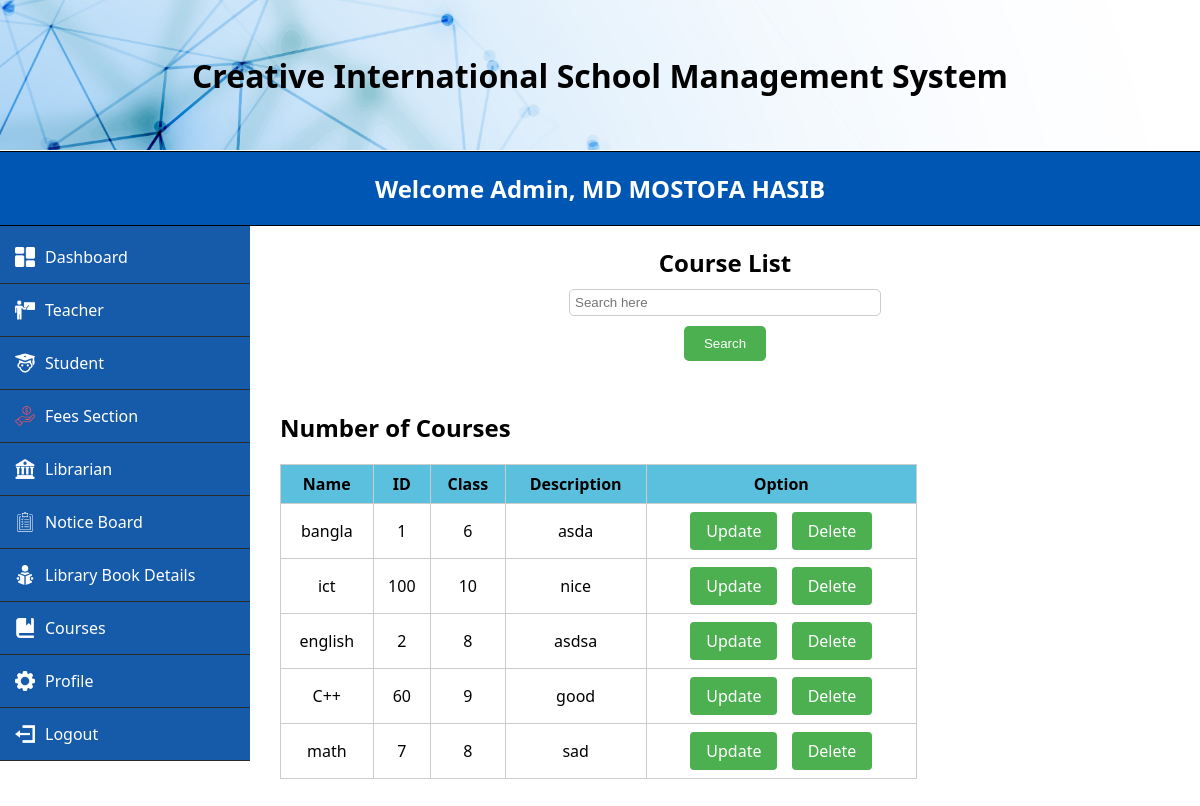
Screenshot of /MVC/Views/viewCourse.php (signed in) with the database file from the repository.
### tables this page shows
CREATE TABLE `course` (
  `id` varchar(100) NOT NULL,
  `name` varchar(100) NOT NULL,
  `class` varchar(100) NOT NULL,
  `description` varchar(100) NOT NULL
);

### MVC/Models/userModel.php (called while the page is built, shortened)
<?php
function getAllCourses() {
    $conn = conn();
    $sql = "SELECT * FROM course";
    $result = $conn->query($sql);
    $courses = [];
    if ($result->num_rows > 0) {
        while($row = $result->fetch_assoc()) {
            $courses[] = $row;
        }
    }
    return $courses;
}
?>

### MVC/Views/viewCourse.php (the view, shortened to what this page needs)
<?php
    require_once('../Models/userModel.php');
    $courses = getAllCourses();
?>
<!DOCTYPE html>
<html lang="en">
<head>
    <link rel="stylesheet" href="../../css/adminStyle.css">
    <link rel="stylesheet" href="../../css/addTeacher.css">
</head>
<body>
    <div class="header">
        <h1>Creative International School Management System</h1>
    </div>
    <div class="brand-name">
        <h1>Welcome Admin, <?php echo $_SESSION['name']; ?></h1>
    </div>
    <form action="">
    <div class="side-menu">
        <ul>
            <li><a href="adminDash.php"><img src="../../images/dashboard (2).png" alt=""> Dashboard</a></li>
			<li class="dropdown">
                <a href="addTeacher.php"><img src="../../images/teacher2.png" alt=""> Teacher</a>
            </li>
			<li class="dropdown">
                <a href="addStudent.php"><img src="../../images/student-32.png" alt=""> Student</a>
            </li>
            <li><a href="fees.php"><img src="../../images/income.png" alt=""> Fees Section</a></li>
			<li class="dropdown">
                <a href="addLibrarian.php"><img src="../../images/library-32.png" alt=""> Librarian</a>
            </li>
            <li><a href="noticePost.php"><img src="../../images/clipboard-2-32.png" alt=""> Notice Board</a></li>
            <li><a href="libraryBookInfo.php"><img src="../../images/reading-book (1).png" alt=""> Library Book Details</a></li>
            <li class="dropdown">
                <a href="../Controllers/addCourseController.php"><img src="../../images/book-2-32.png" alt=""> Courses</a>
            </li>
            <li class="dropdown">
                <a href="viewProfile.php"><img src="../../images/settings.png" alt=""> Profile</a>
            </li>
            <li><a href="../Controllers/logout.php"><img src="../../images/account-logout-32.png" alt=""> Logout</a></li>
        </ul>
    </div>
    </form>
    <div class="search-container">
        <h2>Course List</h2>
        <input type="text" name="name" id="name" placeholder="Search here" onkeyup="ajax()" />
        <input type="button" name="" value="Search">
    </div>
    <div class="content">
        <div class="dashboard-table">
            <h2 style="text-align: left;">Number of Courses</h2>
            <table id="courseTable">
                <thead>
                    <tr>
                        <th>Name</th>
                        <th>ID</th>
                        <th>Class</th>
                        <th>Description</th>
                        <th>Option</th>
                    </tr>
                </thead>
                <tbody>
                    <?php foreach ($courses as $course): ?>
                        <tr>
                            <td><?php echo $course['name']; ?></td>
                            <td><?php echo $course['id']; ?></td>
                            <td><?php echo $course['class']; ?></td>
                            <td><?php echo $course['description']; ?></td>
                            <td>
                                <a href="editCourse.php?id=<?php echo $course['id']; ?>">Update</a>
                                <a href="../Controllers/deleteCourseCheckController.php?id=<?php echo $course['id']; ?>" onclick="return confirm('Are you sure you want to delete this course?');">Delete</a>
                            </td>
                        </tr>
                    <?php endforeach; ?>
                </tbody>
            </table>
        </div>
    </div>
</body>
</html>

### css/adminStyle.css (style rules this page uses)
body { font-family: 'Segoe UI', Tahoma, Geneva, Verdana, sans-serif; margin: 0; padding: 0; }
.header { width: 100%; height: 150px; background-image: url('../images/loginBackground.jpg'); background-size: cover; background-repeat: no-repeat; background-position: center; display: flex; justify-content: center; align-items: center; margin-bottom: 1px; }
.brand-name { padding: 20px; display: flex; justify-content: center; align-items: center; background-color: #0056b3; border-bottom: 1px solid black; border-top: 1px solid black; }
.brand-name h1 { font-size: 24px; margin: 0; color: #fff; }
.side-menu { width: 250px; background-color: #165aaa; padding-top: 5px; padding-left: 0px; transition: left 0.3s ease; text-align: center; }
ul { list-style-type: none; padding-left: 0px; margin: 0; text-align: center; }
li { padding: 15px; border-bottom: 0.5px solid #2a2a2a; transition: background-color 0.3s ease; text-align: center; }
li a { color: #fff; text-decoration: none; display: flex; align-items: center; }
li img { margin-right: 10px; width: 20px; }
.content { flex-grow: 1; padding: 20px; }

### css/addTeacher.css (style rules this page uses)
.dashboard-table { margin-bottom: 20px; float: center; max-width: 70%; margin-right: 20px; }
.dashboard-table table { width: 100%; border-collapse: collapse; }
.dashboard-table th, .dashboard-table td { border: 1px solid #ccc; padding: 8px; }
.dashboard-table th { background-color: #5bc0de; text-align: center; }
.dashboard-table tbody tr:nth-child(even) { background-color: #5bc0de; }
.brand-name { padding: 20px; display: flex; justify-content: center; align-items: center; background-color: #0056b3; border-bottom: 1px solid black; border-top: 1px solid black; }
.brand-name h1 { font-size: 24px; margin: 0; color: #fff; }
.side-menu { width: 250px; background-color: #165aaa; padding-top: 5px; padding-left: 0px; text-align: center; float: left; }
.content { flex-grow: 1; padding: 10px; margin-left: 270px; }
.dashboard-table { margin-bottom: 5px; max-width: 100%; }

### MVC/Views/viewCourse.php (style rules this page uses)
.dashboard-table { margin-bottom: 20px; max-width: 70%; margin-right: 20px; }
.dashboard-table table { width: 100%; border-collapse: collapse; }
.dashboard-table th, .dashboard-table td { border: 1px solid #ccc; padding: 8px; }
.dashboard-table th { background-color: #5bc0de; text-align: center; }
.dashboard-table tbody tr:nth-child(even) { background-color: white; }
.brand-name { padding: 20px; display: flex; justify-content: center; align-items: center; background-color: #0056b3; border-bottom: 1px solid black; border-top: 1px solid black; }
.brand-name h1 { font-size: 24px; margin: 0; color: #fff; }
.side-menu { width: 250px; background-color: #165aaa; padding-top: 5px; padding-left: 0px; text-align: center; float: left; }
.content { flex-grow: 1; padding: 10px; margin-left: 270px; }
.dashboard-table td a { display: inline-block; padding: 8px 16px; margin: 0 5px; text-decoration: none; background-color: #4CAF50; color: white; border: none; border-radius: 4px; cursor: pointer; transition: background-color 0.3s ease; }
.dashboard-table td { text-align: center; }
.search-container { display: flex; flex-direction: column; align-items: center; margin-bottom: 20px; }
.search-container h2 { margin-bottom: 10px; }
.search-container input[type="text"] { width: 300px; padding: 5px; border: 1px solid #ccc; border-radius: 5px; margin-bottom: 10px; }
.search-container input[type="button"] { background-color: #4CAF50; color: white; padding: 10px 20px; border: none; border-radius: 5px; cursor: pointer; }

### rows the page displays
course: name "bangla", id "1", class "6", description "asda"
course: name "ict", id "100", class "10", description "nice"
course: name "english", id "2", class "8", description "asdsa"
course: name "C++", id "60", class "9", description "good"
course: name "math", id "7", class "8", description "sad"

### other values shown
$_SESSION['name'] "MD MOSTOFA HASIB"
